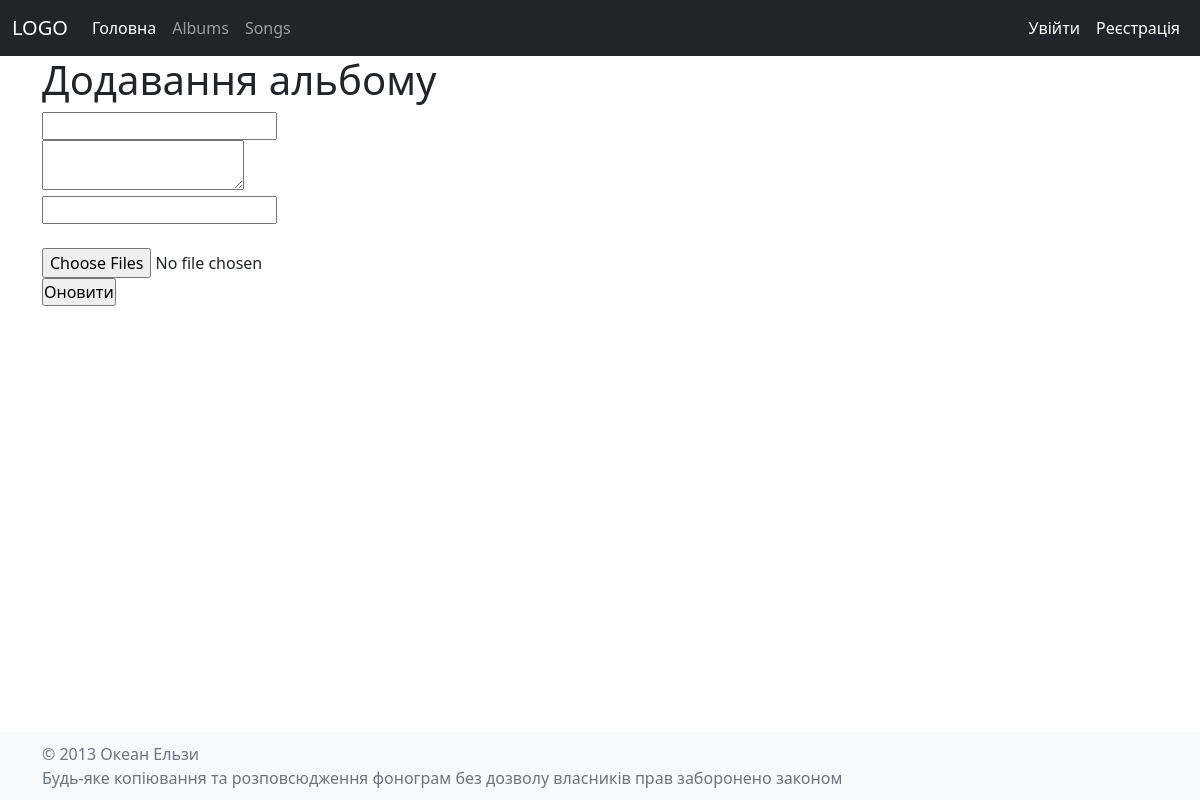
The page /admin/albums/1/update on the database as committed earlier.
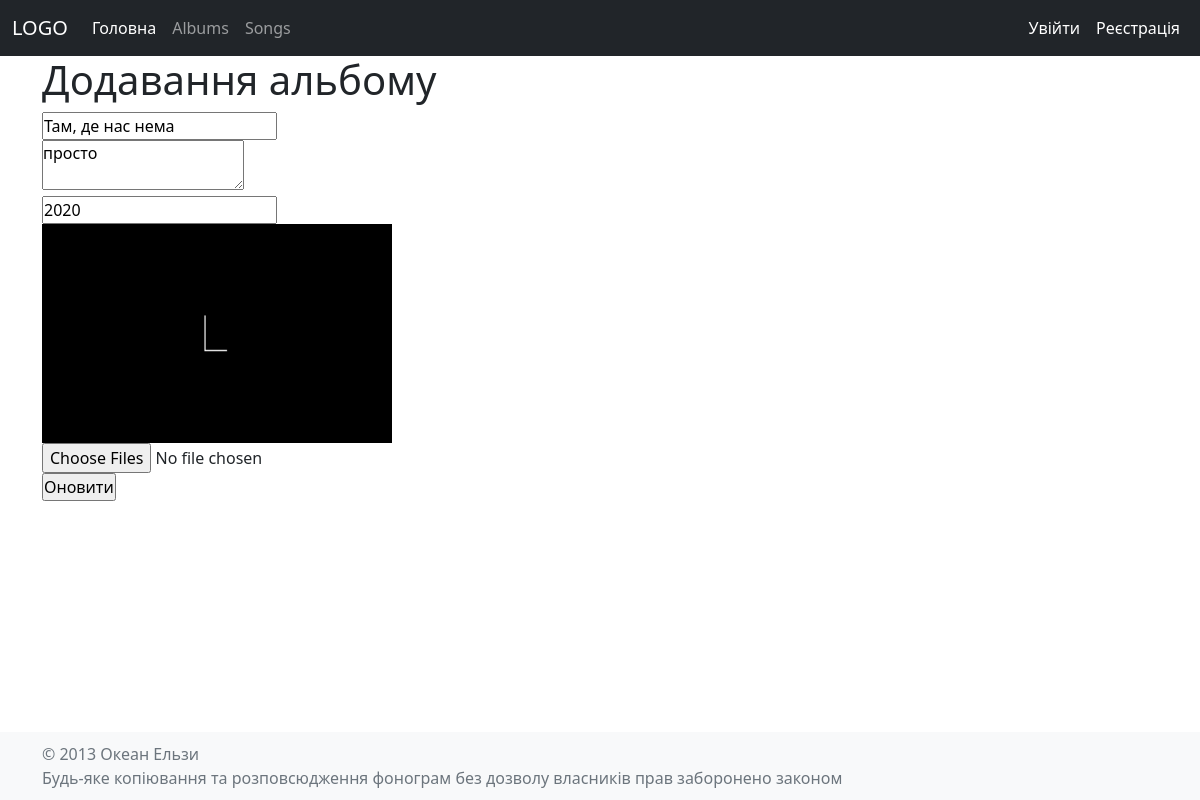
The same page on the database as committed later.
### models/models.py (models this page shows)
class Album(db.Model):
    __tablename__ = 'albums'
    id = db.Column(db.Integer, primary_key=True)
    name = db.Column(db.Text, nullable=False)
    description = db.Column(db.Text, nullable=False)
    src = db.Column(db.Text, nullable=False)
    date = db.Column(db.Text, nullable=False)

### blueprints/admin/albums.py (the view, shortened to what this page needs)
@albums.route('/<int:id>/update', methods=['POST', 'GET'])
def post_update(id):
    album = Album.query.get(id)
    return render_template("admin/albums/update.html", album=album)

### templates/admin/albums/update.html
{% extends 'admin/layout.html' %}
{% block content %}
<h1>Додавання альбому</h1>
<form  enctype="multipart/form-data" method="post">
    <label for="name"></label><input type="text" name="name" id="name" value="{{ album.name }}"><br>
    <label for="description"></label><textarea name="description" id="description" >{{ album.description }}</textarea><br>
    <label for="date"></label><input type="text" name="date" id="date"  value="{{ album.date }}"><br>
    <img src="/static/uploads/{{ album.src }}" alt="{{ album.name }}"><br>
    <label for="photo"></label><input type="file" name="photo" id="photo" multiple accept="image/*,image/jpeg"><br>
    <input type="submit" value="Оновити">
</form>
{% endblock %}

Rows that differ between the two databases and show on the page:
added Album: name "Там, де нас нема", description "просто", date "2020", src (picture)
